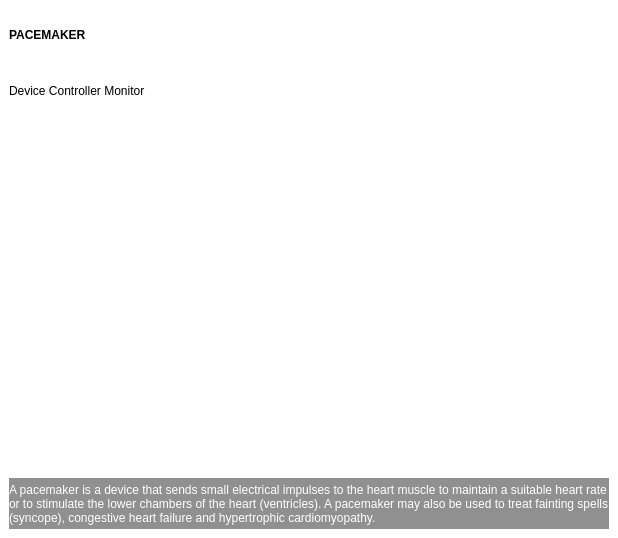
<?xml version="1.0" encoding="UTF-8"?>
<ui version="4.0">
 <class>SplashScreen</class>
 <widget class="QMainWindow" name="SplashScreen">
  <property name="geometry">
   <rect>
    <x>0</x>
    <y>0</y>
    <width>618</width>
    <height>538</height>
   </rect>
  </property>
  <property name="windowTitle">
   <string>MainWindow</string>
  </property>
  <widget class="QWidget" name="centralwidget">
   <property name="styleSheet">
    <string notr="true">background:white;</string>
   </property>
   <layout class="QVBoxLayout" name="verticalLayout">
    <item>
     <widget class="QLabel" name="label_2">
      <property name="styleSheet">
       <string notr="true">font: 28pt &quot;Papyrus&quot;;
font-weight:bold;</string>
      </property>
      <property name="text">
       <string>PACEMAKER</string>
      </property>
     </widget>
    </item>
    <item>
     <widget class="QLabel" name="label_3">
      <property name="styleSheet">
       <string notr="true">font: 16pt &quot;MS Shell Dlg 2&quot;;</string>
      </property>
      <property name="text">
       <string>Device Controller Monitor</string>
      </property>
     </widget>
    </item>
    <item>
     <widget class="QLabel" name="label">
      <property name="sizePolicy">
       <sizepolicy hsizetype="Preferred" vsizetype="Preferred">
        <horstretch>0</horstretch>
        <verstretch>0</verstretch>
       </sizepolicy>
      </property>
      <property name="minimumSize">
       <size>
        <width>600</width>
        <height>350</height>
       </size>
      </property>
      <property name="maximumSize">
       <size>
        <width>600</width>
        <height>350</height>
       </size>
      </property>
      <property name="text">
       <string/>
      </property>
      <property name="pixmap">
       <pixmap>../resources/images/pacemaker.webp</pixmap>
      </property>
      <property name="scaledContents">
       <bool>true</bool>
      </property>
     </widget>
    </item>
    <item>
     <widget class="QLabel" name="label_4">
      <property name="styleSheet">
       <string notr="true">font: 14pt &quot;MS Shell Dlg 2&quot;;
background:rgba(67, 67, 67, 150);
color:white;</string>
      </property>
      <property name="text">
       <string>A pacemaker is a device that sends small electrical impulses to the heart muscle to maintain a suitable heart rate or to stimulate the lower chambers of the heart (ventricles). A pacemaker may also be used to treat fainting spells (syncope), congestive heart failure and hypertrophic cardiomyopathy.</string>
      </property>
      <property name="wordWrap">
       <bool>true</bool>
      </property>
     </widget>
    </item>
   </layout>
  </widget>
 </widget>
 <resources/>
 <connections/>
</ui>
